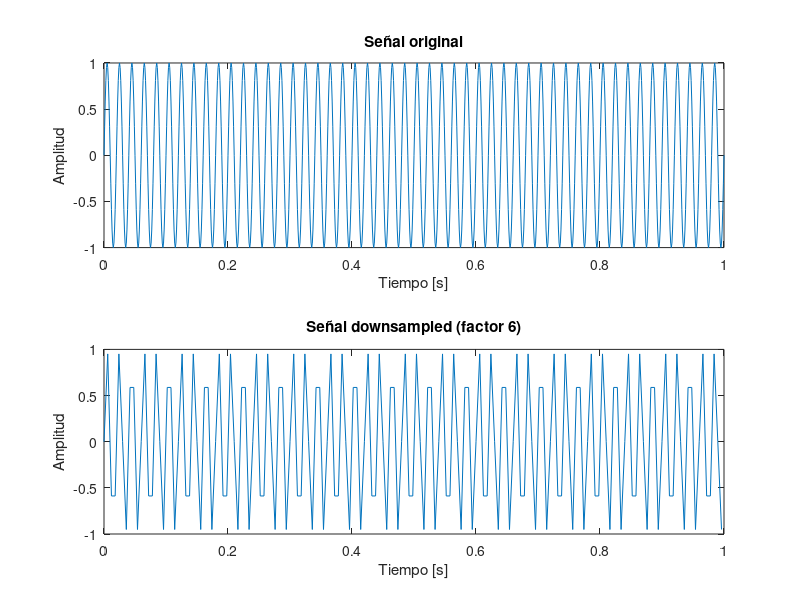

Write MATLAB code to recreate this figure.
% Parámetros
Fs = 1000;  % Frecuencia de muestreo original
t = 0:1/Fs:1;  % Tiempo
f = 50;  % Frecuencia de la señal

% Señal original
x = sin(2 * pi * f * t);

% Undersampling
M = 6;  % Factor de undersampling
y_downsampled = downsample(x, M);

% Gráfica
subplot(2,1,1);
plot(t, x);
title('Señal original');
xlabel('Tiempo [s]');
ylabel('Amplitud');

subplot(2,1,2);
t_downsampled = t(1:M:end);
plot(t_downsampled, y_downsampled);
title(['Señal downsampled (factor ', num2str(M), ')']);
xlabel('Tiempo [s]');
ylabel('Amplitud');
